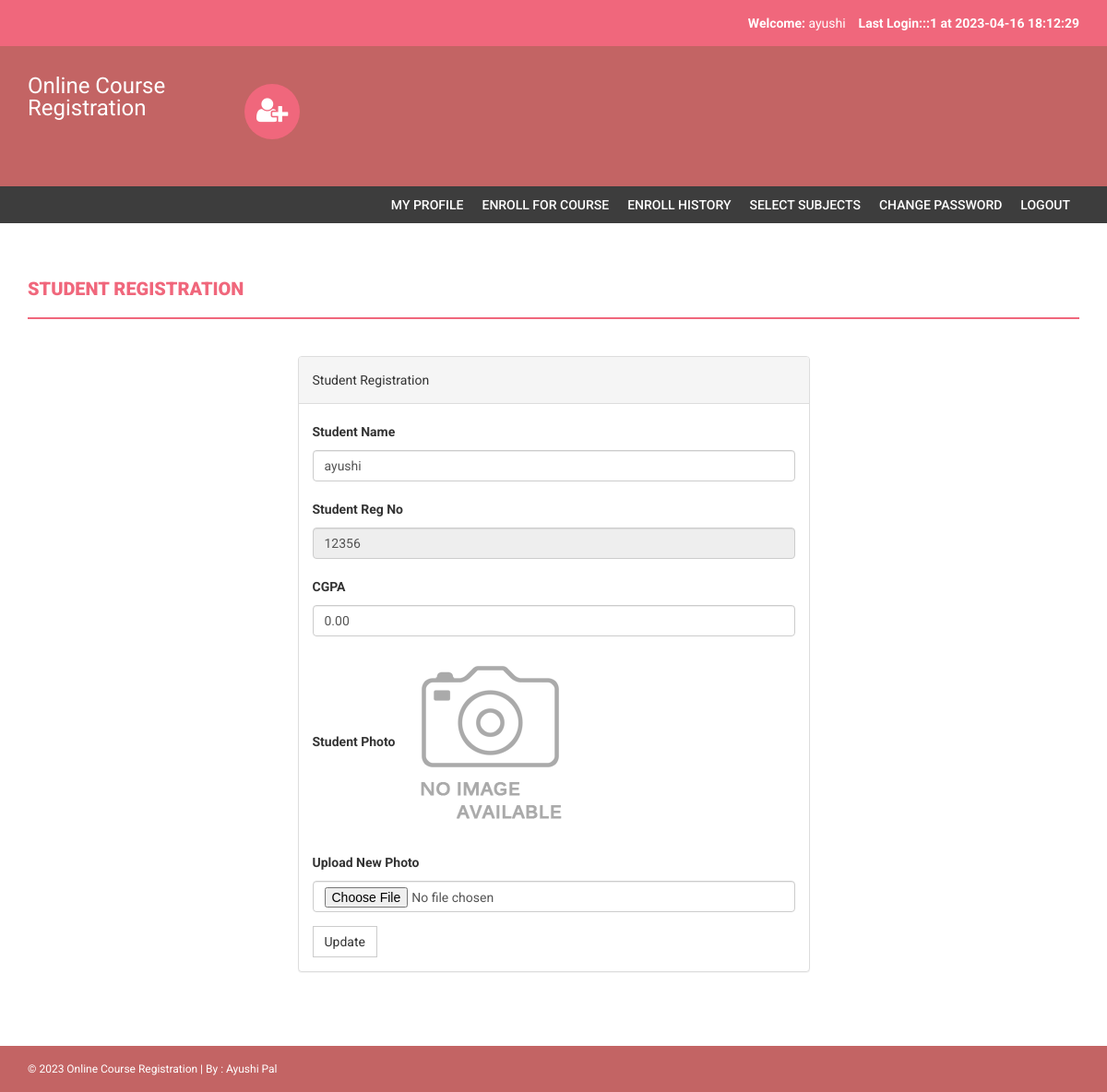
The page /onlinecourse/my-profile.php (signed in) on the database its author committed.
### tables this page shows
CREATE TABLE `students` (
  `studentRegno` varchar(255) NOT NULL,
  `stream_id` int(11) NOT NULL,
  `studentPhoto` varchar(255) DEFAULT NULL,
  `password` varchar(255) DEFAULT NULL,
  `studentName` varchar(255) DEFAULT NULL,
  `pincode` varchar(255) DEFAULT NULL,
  `session` varchar(255) DEFAULT NULL,
  `department` varchar(255) DEFAULT NULL,
  `semester` varchar(255) DEFAULT NULL,
  `cgpa` decimal(10,2) DEFAULT NULL,
  `courses_allocated_id` int(11) NOT NULL COMMENT 'course codes',
  `enrolment_status` tinyint(1) NOT NULL,
  `optional_core_choice_1` varchar(50) DEFAULT NULL,
  `optional_core_choice_2` int(50) DEFAULT NULL,
  `optional_core_choice_3` int(50) DEFAULT NULL,
  `password_status` tinyint(1) NOT NULL DEFAULT 0,
  `creationdate` timestamp NULL DEFAULT current_timestamp(),
  `updationDate` varchar(255) DEFAULT NULL
);

### onlinecourse/my-profile.php (the view, shortened to what this page needs)
<?php
include('includes/config.php');
if(strlen($_SESSION['login'])==0)
    {
header('location:index.php');
}
else{
?>
<!DOCTYPE html>
<html xmlns="http://www.w3.org/1999/xhtml">
<head>
    <link href="assets/css/bootstrap.css" rel="stylesheet" />
    <link href="assets/css/font-awesome.css" rel="stylesheet" />
    <link href="assets/css/style.css" rel="stylesheet" />
</head>
<body>
<?php include('includes/header.php');?>
<?php if($_SESSION['login']!="")
{
 include('includes/menubar.php');
}
 ?>
    <div class="content-wrapper">
        <div class="container">
              <div class="row">
                    <div class="col-md-12">
                        <h1 class="page-head-line">Student Registration  </h1>
                    </div>
                </div>
                <div class="row" >
                  <div class="col-md-3"></div>
                    <div class="col-md-6">
                        <div class="panel panel-default">
                        <div class="panel-heading">
                          Student Registration
                        </div>
<?php $sql=mysqli_query($con,"select * from students where studentRegno='".$_SESSION['login']."'");
while($row=mysqli_fetch_array($sql))
{ ?>
                        <div class="panel-body">
                       <form name="dept" method="post" enctype="multipart/form-data">
   <div class="form-group">
    <label for="studentname">Student Name  </label>
    <input type="text" class="form-control" id="studentname" name="studentname" value="<?php echo htmlentities($row['studentName']);?>"  />
  </div>
 <div class="form-group">
    <label for="studentRegno">Student Reg No   </label>
    <input type="text" class="form-control" id="studentRegno" name="studentRegno" value="<?php echo htmlentities($row['studentRegno']);?>"  placeholder="Student Reg no" readonly />
  </div>
<div class="form-group">
    <label for="CGPA">CGPA  </label>
    <input type="text" class="form-control" id="cgpa" name="cgpa"  value="<?php echo htmlentities($row['cgpa']);?>" required />
  </div>
<div class="form-group">
    <label for="Pincode">Student Photo  </label>
   <?php if($row['studentPhoto']==""){ ?>
   <img src="studentphoto/noimage.png" width="200" height="200"><?php } else {?>
   <img src="studentphoto/<?php echo htmlentities($row['studentPhoto']);?>" width="200" height="200">
   <?php } ?>
  </div>
<div class="form-group">
    <label for="Pincode">Upload New Photo  </label>
    <input type="file" class="form-control" id="photo" name="photo"  value="<?php echo htmlentities($row['studentPhoto']);?>" />
  </div>
  <?php } ?>
 <button type="submit" name="submit" id="submit" class="btn btn-default">Update</button>
</form>
                            </div>
                            </div>
                    </div>
                </div>
            </div>
        </div>
  <?php include('includes/footer.php');?>
</body>
</html>
<?php } ?>

### onlinecourse/includes/header.php (shortened to what this page needs)
<?php
include("includes/config.php");
?>
<?php if($_SESSION['login']!="")
{?>
<header>
        <div class="container">
            <div class="row">
                <div class="col-md-12">
                    <strong>Welcome: </strong><?php echo htmlentities($_SESSION['sname']);?>
                    <strong>Last Login:<?php
        $ret=mysqli_query($con,"SELECT  * from userlog where studentRegno='".$_SESSION['login']."' order by id desc limit 1,1");
                    $row=mysqli_fetch_array($ret);
                    echo $row['userip']; ?> at <?php echo $row['loginTime'];?></strong>
                </div>
            </div>
        </div>
    </header>
    <?php } ?>
    <div class="navbar navbar-inverse set-radius-zero">
        <div class="container">
            <div class="navbar-header">
                <a class="navbar-brand" href="#" style="color:#fff; font-size:24px;4px; line-height:24px; ">
                   Online Course Registration
                </a>
            </div>
            <div class="left-div">
                <i class="fa fa-user-plus login-icon" ></i>
        </div>
            </div>
        </div>

### onlinecourse/assets/css/style.css (style rules this page uses)
body { font-family: 'Roboto', sans-serif; line-height: 30px; }
.set-radius-zero { border-radius: 0px; -moz-border-radius: 0px; -webkit-border-radius: 0px; }
.content-wrapper { margin-top: 40px; min-height: 600px; padding-bottom: 60px; }
.page-head-line { font-weight: 900; padding-bottom: 20px; border-bottom: 2px solid #F0677C; text-transform: uppercase; color: #F0677C; font-size: 20px; margin-bottom: 40px; }
.btn { border-radius: 0px; -webkit-border-radius: 0px; -moz-border-radius: 0px; }
.login-icon { height: 60px; width: 60px; padding: 13px; border-radius: 50%; font-size: 30px; margin-bottom: 20px; color: #fff; text-align: center; cursor:pointer; background-color:#F0677C; -webkit-border-radius:50%; -moz-border-radius:50%; }
header { background-color: #F0677C; color: #fff; padding: 10px; text-align: right; }
.left-div { padding-left: 30px; margin-top: 40px; margin-bottom: 30px; }
.navbar-brand { width: 250px; padding-top: 30px; }
.navbar-inverse { background-color: #C36464; border-color: transparent; }
.navbar { margin-bottom: 0px; }

### rows shown on the page
students: studentname "ayushi", studentRegno "12356", cgpa "0.00"

### other values the page prints
$_SESSION['sname'] "ayushi"
$row['userip'] "::1"
$row['loginTime'] "2023-04-16 18:12:29"
